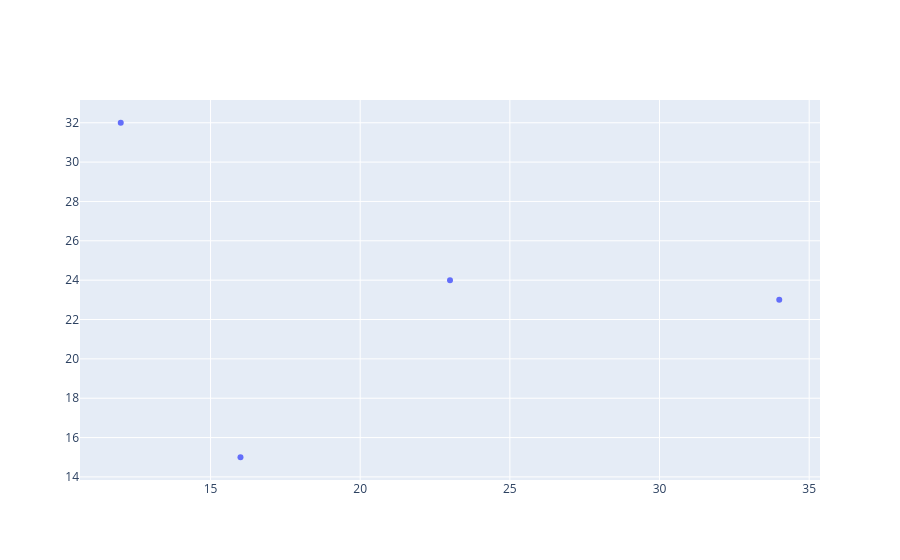

Notebook source saved alongside this figure:
### Code cell
x = [12,23,16,34]
y = [32,24,15,23]
trace = go.Scatter(x=x, y=y, mode='markers')
go.Figure(trace)

### Figure 1 — Plotly figure (JSON) as saved in the notebook; plotly's stock layout.template omitted (floating-point values rounded to 4 significant figures)
{"data": [{"mode": "markers", "type": "scatter", "x": [12, 23, 16, 34], "y": [32, 24, 15, 23]}], "layout": {}}
